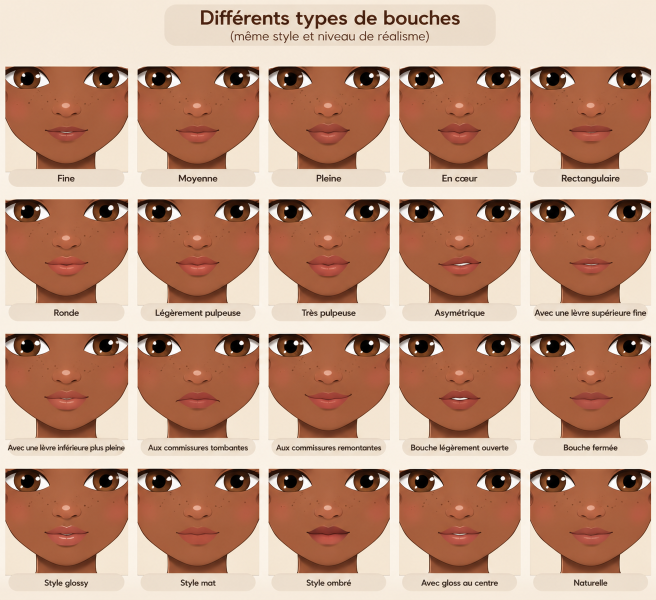
#> input picture docs/references/bouches/planche-bouches.png, 1312 x 1199 px, found by its file name (shown at 1/2 size)
$ python traceur-bouches.py
#> lines starting #> are read from the running program, lines starting #| are printed output that depends on the picture; after the words box and inside, x2 and y2 are one past the last pixel; in counts of white or black regions, pixels touching at a corner belong together
"""Reprend les bouches dessinées par Prescillia (docs/references/bouches/planche-bouches.png) en images détourées.
   python3 tools/traceur-bouches.py  ->  assets/bouches/<id>.png et js/bouches-art.js

   Chaque case de la planche a le même visage : les pupilles (x 41,5 et 201, y 14,3 dans la case) sont posées sur les yeux
   du jeu (±52, y 205). Autour des lèvres, la peau est reconstituée (inpainting) puis retirée : il ne reste que les lèvres,
   leur trait, leurs reflets et l'ombre sous la lèvre inférieure, avec une transparence progressive sur les bords."""
import json, os, numpy as np, cv2

SRC = 'docs/references/bouches/planche-bouches.png'
COLS = [(11, 256), (275, 519), (537, 780), (799, 1041), (1060, 1302)]
ROWS = [133, 399, 667, 937]
IDS = [['fine', 'moyenne', 'pleine', 'coeur', 'rectangle'],
       ['ronde', 'pulpeuse', 'trespulpeuse', 'asymetrique', 'superfine'],
       ['inferieure', 'tombante', 'remontante', 'entrouverte', 'fermee'],
       ['glossy', 'mat', 'ombre', 'glosscentre', 'naturelle']]
EYE_X, EYE_Y, EYE_HALF = 121.3, 14.3, 79.8   # pupilles dans une case
K = 52 / EYE_HALF                                # unités du jeu par pixel de la planche
MOUTH_Y = 285                                    # repère de la bouche dans le jeu
S = 4                                            # agrandissement de l'image enregistrée

im = cv2.imread(SRC)
#> im is the input picture: shape (1199, 1312, 3); mean B, G, R 130.1, 152.3, 192.9
os.makedirs('assets/bouches', exist_ok=True)
out = {}
for r, y0 in enumerate(ROWS):
    for c, (x0, x1) in enumerate(COLS):
        hid = IDS[r][c]
        ox, oy = x0 + 56, y0 + 95                # zone de la bouche dans la case
        crop = im[oy:oy + 90, ox:ox + 132].copy()
        lab = cv2.cvtColor(crop, cv2.COLOR_BGR2LAB).astype(np.float32)
        # peau : couleur des bords de la zone, prolongée vers l'intérieur
        guess = np.zeros(crop.shape[:2], np.uint8); guess[8:-8, 10:-10] = 1
        skin = cv2.inpaint(crop, guess, 12, cv2.INPAINT_TELEA)
        for _ in range(2):   # on affine : tout ce qui ressemble à la peau sert à estimer la peau
            d = np.linalg.norm(lab - cv2.cvtColor(skin, cv2.COLOR_BGR2LAB).astype(np.float32), axis=2)
            m = cv2.dilate((d > 6).astype(np.uint8), np.ones((5, 5), np.uint8))
            skin = cv2.inpaint(crop, m, 10, cv2.INPAINT_TELEA)
        skin = cv2.GaussianBlur(skin, (0, 0), 3)
        d = np.linalg.norm(lab - cv2.cvtColor(skin, cv2.COLOR_BGR2LAB).astype(np.float32), axis=2)
        a = np.clip((d - 3) / 9, 0, 1)
        n, labm, st, _ = cv2.connectedComponentsWithStats((a > .5).astype(np.uint8), 8)
        keep = np.isin(labm, [1 + int(np.argmax(st[1:, 4]))])
        keep = cv2.dilate(keep.astype(np.uint8), np.ones((9, 9), np.uint8)) > 0   # les lèvres et leur ombre, pas les taches de rousseur
        a = a * keep
        # intérieur des lèvres : plein (aucun trou), avec les vrais pixels du dessin
        lips = np.zeros(a.shape, np.uint8)
        # lèvres = plus rouges que la peau (canal a* du Lab) ou plus foncées (trait entre les lèvres) ; dents blanches comprises
        sl = cv2.cvtColor(skin, cv2.COLOR_BGR2LAB).astype(np.float32)
        red = (lab[..., 1] - sl[..., 1] > 7) | ((sl[..., 0] - lab[..., 0] > 45) & (a > .5))
        red = cv2.morphologyEx(red.astype(np.uint8), cv2.MORPH_OPEN, np.ones((2, 2), np.uint8))
        cs, _ = cv2.findContours(cv2.morphologyEx((a > .45).astype(np.uint8), cv2.MORPH_CLOSE, np.ones((5, 5), np.uint8)), cv2.RETR_EXTERNAL, cv2.CHAIN_APPROX_NONE)
        cv2.drawContours(lips, [max(cs, key=cv2.contourArea)], -1, 1, -1)
        lips = cv2.erode(lips, np.ones((3, 3), np.uint8), iterations=2) | red   # contour resserré (pas de liseré de peau) + tout ce qui est rouge
        cs, _ = cv2.findContours(cv2.morphologyEx(lips, cv2.MORPH_CLOSE, np.ones((5, 5), np.uint8)), cv2.RETR_EXTERNAL, cv2.CHAIN_APPROX_NONE)
        lips = np.zeros(a.shape, np.uint8); cv2.drawContours(lips, [max(cs, key=cv2.contourArea)], -1, 1, -1)
        lips = cv2.morphologyEx(lips, cv2.MORPH_OPEN, cv2.getStructuringElement(cv2.MORPH_ELLIPSE, (5, 5)))   # petites bosses du contour retirées
        # couleur « démélangée » : ce qui, posé avec cette transparence sur la peau, redonne le pixel du dessin
        cf, sf = crop.astype(np.float32), skin.astype(np.float32)
        col = np.clip(sf + (cf - sf) / np.maximum(a, .05)[..., None], 0, 255)
        # autour des lèvres : seulement l'ombre (plus foncé que la peau), en brun très sombre transparent, pour qu'elle reste juste sur toutes les peaux
        Lc, Ls = cf.mean(2), sf.mean(2)
        sh = np.clip((Ls - Lc) / np.maximum(Ls, 1) * 1.6, 0, .55) * keep
        ys_ = np.where(lips.any(1))[0]; low = np.zeros(sh.shape, bool); low[int(ys_.mean()):] = True
        sh = cv2.GaussianBlur(sh * low * (1 - cv2.dilate(lips, np.ones((5, 5), np.uint8))), (0, 0), 1.5)   # ombre douce sous la lèvre inférieure seulement
        col[:] = (40, 22, 30); a = sh   # BGR
        col[lips.astype(bool)] = cf[lips.astype(bool)]
        # bord des lèvres : la couleur des lèvres est prolongée vers l'extérieur (pas de liseré de peau), le contour sera lissé à l'agrandissement
        fillc = cv2.inpaint(cf.astype(np.uint8), (1 - cv2.erode(lips, np.ones((3, 3), np.uint8))).astype(np.uint8), 3, cv2.INPAINT_TELEA).astype(np.float32)
        ring = cv2.dilate(lips, np.ones((5, 5), np.uint8)).astype(bool) & ~lips.astype(bool)
        col[ring] = fillc[ring]; lipsf = lips.astype(np.float32)
        big = lambda x, i=cv2.INTER_CUBIC: cv2.resize(x, None, fx=S, fy=S, interpolation=i)
        la = np.clip((cv2.GaussianBlur(big(lipsf, cv2.INTER_LINEAR), (0, 0), S * 1.1) - .5) * 2.6 + .5, 0, 1)   # contour lisse
        # trait de la bouche jusqu'aux commissures (fin, il serait effacé par le lissage) : remis tel quel par-dessus
        line = ((Ls - Lc) > 38) & keep & ~cv2.morphologyEx(lips, cv2.MORPH_ERODE, np.ones((3, 3), np.uint8)).astype(bool)
        n_, lb_, st_, _ = cv2.connectedComponentsWithStats(line.astype(np.uint8), 8)
        line = np.isin(lb_, [i for i in range(1, n_) if st_[i][4] >= 6])
        lw = np.clip(cv2.GaussianBlur(big(line.astype(np.float32), cv2.INTER_LINEAR), (0, 0), S * .3) * 1.4, 0, 1)
        col = np.where(line[..., None], cf, col)
        la = np.maximum(la, lw)
        A = np.maximum(la, np.clip(big(a.astype(np.float32)), 0, 1) * (1 - la))
        C = big(col) * la[..., None] + np.array([40, 22, 30], np.float32) * (1 - la[..., None])
        rgba = np.dstack([C, A * 255]).clip(0, 255).astype(np.uint8)
        ys, xs = np.where(rgba[..., 3] > 3); X0, Y0, X1, Y1 = xs.min(), ys.min(), xs.max() + 1, ys.max() + 1
        cv2.imwrite(f'assets/bouches/{hid}.png', rgba[Y0:Y1, X0:X1], [cv2.IMWRITE_PNG_COMPRESSION, 9])
        u = lambda px, py: ((ox - x0 + px / S - EYE_X) * K, 205 + (oy - y0 + py / S - EYE_Y) * K - MOUTH_Y)
        p0, p1 = u(X0, Y0), u(X1, Y1)
        out[hid] = [round(p0[0], 2), round(p0[1], 2), round(p1[0] - p0[0], 2), round(p1[1] - p0[1], 2)]
        print(hid, out[hid])
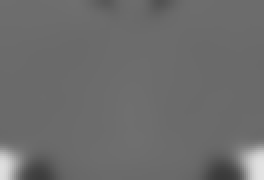
#> Ls: shape (90, 132) float32 (shown 2 times larger); min 58.33, max 227.3, mean 108.8
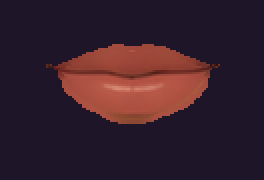
#> col: shape (90, 132, 3) float32 (shown 2 times larger); mean B, G, R 44, 32.3, 55
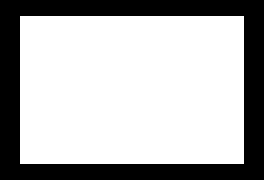
#> guess: shape (90, 132) (shown 2 times larger); values 0 (black) and 1 (white), 69.8% white; 1 black region, box (x1, y1, x2, y2) and area: (0, 0, 132, 90) 3592
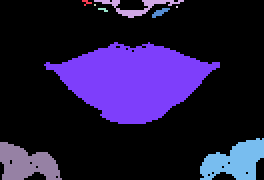
#> labm: shape (90, 132) int32 (shown 2 times larger); 10 distinct labels, from 0 to 9; one colour per label, 0 black
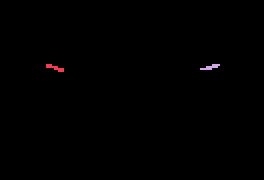
#> lb_: shape (90, 132) int32 (shown 2 times larger); 3 distinct labels, from 0 to 2; one colour per label, 0 black
#> lips: shape (90, 132); values 0 (black) and 1 (white), 15.2% white; 1 white region, box (x1, y1, x2, y2) and area: (31, 24, 103, 60) 1802
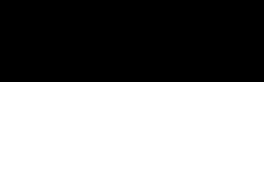
#> low: shape (90, 132) bool (shown 2 times larger); 54.4% white; 1 black region, box (x1, y1, x2, y2) and area: (0, 0, 132, 41) 5412
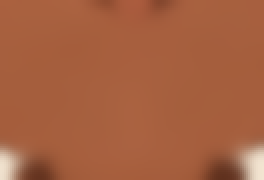
#> skin: shape (90, 132, 3) (shown 2 times larger); mean B, G, R 64.3, 96.5, 165.6
#> after the loop, out = 20 items
js = '/* bouches décalquées par tools/traceur-bouches.py sur docs/references/bouches/ — ne pas modifier à la main */\nconst MOUTH_ART=' + json.dumps(out, separators=(',', ':')) + ';\n'
open('js/bouches-art.js', 'w').write(js)
